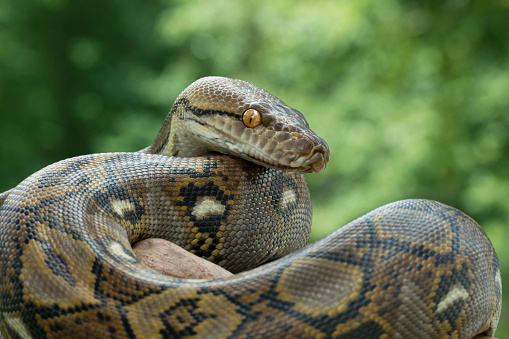
#> input picture python.jpg, 509 x 339 px
$ python drawing.py
#> lines starting #> are read from the running program, lines starting #| are printed output that depends on the picture; after the words box and inside, x2 and y2 are one past the last pixel; in counts of white or black regions, pixels touching at a corner belong together
# Python3 program to draw rectangle
# shape on solid image
import numpy as np
import cv2

# Creating a black image with 3
# channels RGB and unsigned int datatype
#img = np.zeros((400, 400, 3), dtype = "uint8")
img = cv2.imread("python.jpg")
#> img is the input picture: shape (339, 509, 3); mean B, G, R 75.9, 111.2, 95.6

# Creating line
#cv2.line(img, (20, 160), (100, 160), (0, 0, 255), 10)
#cv2.imshow('line', img)
#cv2.line(imageObjectName, (‘start_coordinates’), (‘end_coordinates’), (‘color_in_bgr’), ‘line_thickness’)


# Creating rectangle
cv2.rectangle(img, (30, 30), (300, 200), (0, 255, 0), 5)
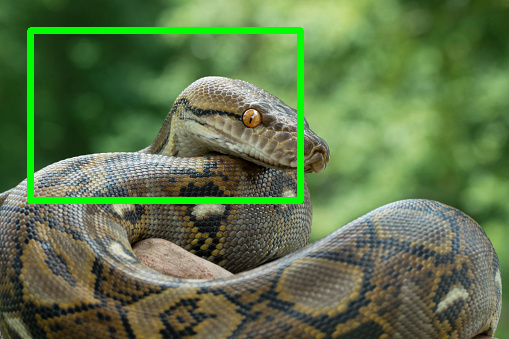
#> img: shape (339, 509, 3); 3.56% of pixels changed, all inside (x1, y1, x2, y2) = (27, 27, 304, 204)
#cv2.rectangle(imageObjectName, (‘top_left_vertex_coordinates’), (‘lower_right_vertex_coordinates’), (‘stroke_color_in_bgr’), ‘stroke_thickness’)

cv2.imshow('rectangle', img)

# Allows us to see image
# until closed forcefully
cv2.waitKey(0)
cv2.destroyAllWindows()
